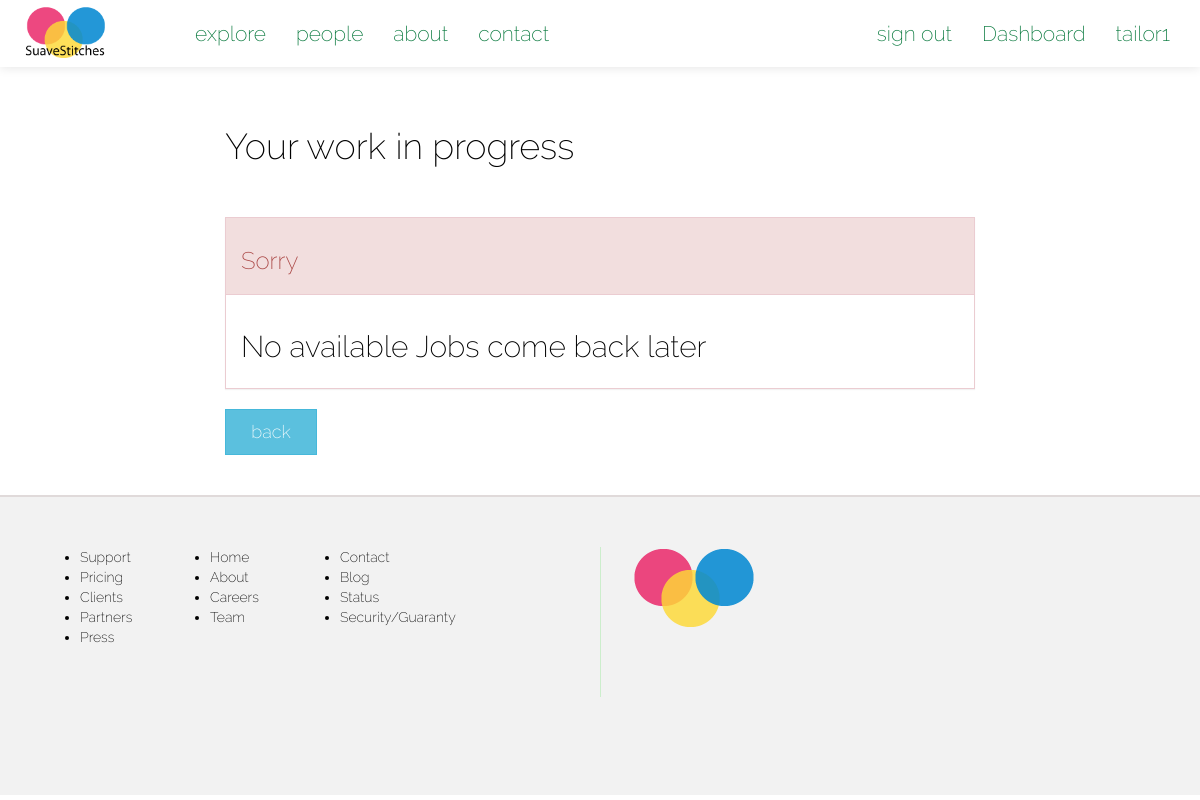
The page /suave/tailor/view/workinprogress/ (signed in) on the database as committed earlier.
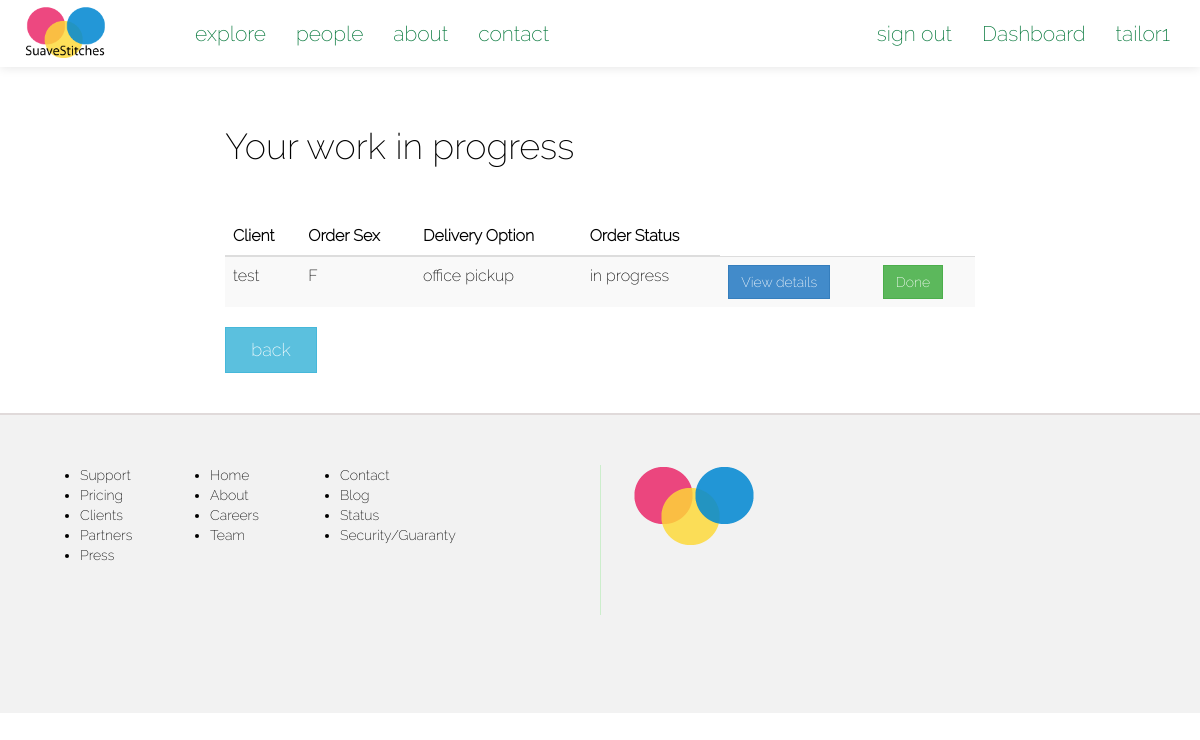
The same page on the database as committed later.
### suave/models.py (models this page shows)
class Order(models.Model):
	client = models.ForeignKey(Client, null=True)
	size = models.ForeignKey(Size, null=True)
	sizetable = models.ForeignKey(SizeTable, null=True)
	tailor = models.ForeignKey(Tailor, null=True)
	fabric = models.ForeignKey(Fabric, null=True) #* change to foreign key with Fabric
	main_order_id = models.CharField(max_length=15, null=True)
	details = models.CharField(max_length=250, null=True) #*
	delivery_option = models.CharField(max_length=100, null=True)
	service_option = models.CharField(max_length=100, null=True)
	sex = models.CharField(max_length=2, default=' ')
	status = models.CharField(max_length=20, default='OPEN') #*
	cost = models.IntegerField(default=0000) # final cost of order
	date = models.DateField(auto_now_add=True)

class Client(models.Model):
	FEMALE = 'F'
	MALE = 'M'
	SEX_CHOICE = (
		(FEMALE, 'F'),
		(MALE, 'M'),
	)
	user = models.OneToOneField(User)
	address = models.CharField(max_length=200, null=True)
	preference = models.CharField(max_length=40)
	sex = models.CharField(max_length=2, choices=SEX_CHOICE, default=" ")
	def __str__(self):
		return self.user.username

### suave/views.py (the view)
@login_required
def tailorWorkInProgress(request):
	context = {}
	tailor_obj = Tailor.objects.get(user=request.user)
	context['work'] = Order.objects.filter(tailor=tailor_obj, status='IN PROGRESS')
	return render(request, 'i/tailor/work.html', context)

### suave/templates/i/tailor/work.html (shortened to what this page needs)
{% extends "i/layout/base.html" %}
{% block main_section %}
<div class="col-lg-8 col-lg-offset-2"><br><br>
	<h1>Your work in progress</h1>
	<br><br>
	{% if work %}
	<table class="table table-striped table-hover">
		<thead>
			<tr>
				<th>Client</th>
				<th>Order Sex</th>
				<th>Delivery Option</th>
				<th>Order Status</th>
			</tr>
		</thead>
		<tbody>
			{% for order in work %}
			<tr>
				<td>{{ order.client }}</td>
				<td>{{ order.sex }}</td>
				<td>{{ order.delivery_option|lower }}</td>
				<td>{{ order.status|lower }}</td>
				<td>
					<a href="{% url 'suave:tailorOrderDetails' order.main_order_id %}" class="btn btn-primary">View details</a>
				</td>
				<td>
					<a href="" class="btn btn-success">Done</a>
				</td>
			</tr>
			{% endfor %}
		</tbody>
	</table>
	{% else %}
		<div class="panel panel-danger">
			<div class="panel-heading"><h3>Sorry</h3></div>
			<div class="panel-body">
				<h2>No available Jobs come back later</h2>
			</div>
		</div>
	{% endif %}
	<div class="dashboard-button-panel">
		<a href="{% url 'suave:tailorDashboard' %}" class="btn btn-info btn-lg">&nbsp; back &nbsp;</a>
	</div>
	<br><br>
</div>
{% endblock %}

Rows that differ between the two databases and show on the page:
added Order: client "test", sex "F", delivery_option "office pickup", status "in progress"
Other text that changed with them:
text no longer shown: "Sorry No available Jobs come back later"
text now shown: "Client Order Sex Delivery Option Order Status"
